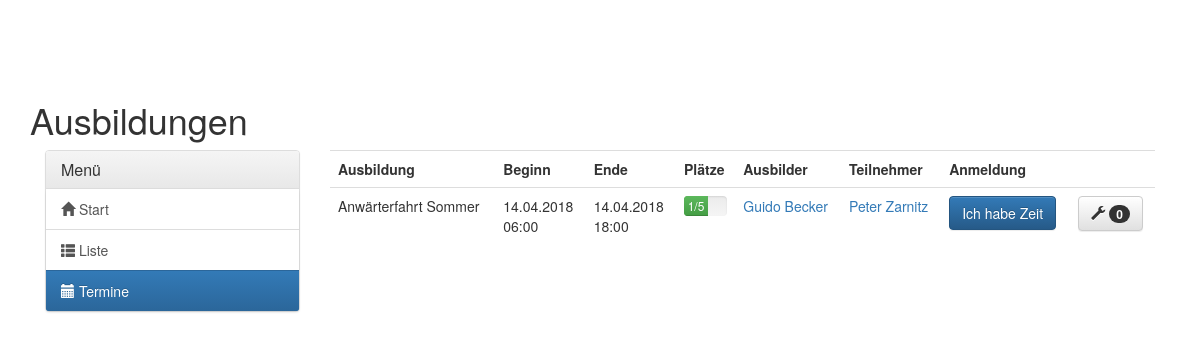
/ausbildung/termine/ (signed in), run on the app's committed database.
### trainings/models.py (models this page shows, shortened)
class TrainingEvent(models.Model):
    training_event_id = models.AutoField(primary_key=True)
    training = models.ForeignKey(Training, verbose_name='Ausbildung')
    event_start = models.DateTimeField(verbose_name='Beginn')
    event_end = models.DateTimeField(verbose_name='Ende')
    max_member = models.IntegerField(verbose_name='Max. Teilnehmerzahl')
    direct_registration = models.BooleanField(verbose_name="Direktanmeldung möglich", default=True)
    trainer = models.ManyToManyField(Member, related_name='trainer')
    participants = models.ManyToManyField(Member, through='Participates_in_trainingevent',
                                          through_fields=('trainingevent', 'member'), related_name='participants')
    possible_participants = models.ManyToManyField(Member, through='Possible_participates_in_trainingevent',
                                                   through_fields=('trainingevent', 'member'), related_name='possible_participants')
    class Meta:
        verbose_name_plural = 'Ausbildungstermine'
        verbose_name = 'Ausbildungstermin'
    def getMemberCount(self):
        return self.participants.count()

class Training(models.Model):
    name = models.CharField(primary_key=True, max_length=50, verbose_name='Name')
    prerequisites = models.ManyToManyField("self", through='Prerequisites_for_training',
                                           through_fields=('post_training', 'pre_training'),
                                           verbose_name='Voraussetzungen',
                                           symmetrical=False,
                                           related_name='with_prerequisite')
    category = models.ForeignKey(TrainingCategory, on_delete=models.CASCADE, verbose_name='Kategorie', null=True)
    class Meta:
        verbose_name_plural = 'Ausbildungen'
        verbose_name = 'Ausbildung'

### member_administration/models.py (models this page shows, shortened)
class Member(models.Model):
    user = models.OneToOneField(User, on_delete=models.CASCADE)
    mobile = models.CharField(max_length=20, verbose_name='Handynummer', null=True, blank=True)
    adress_street = models.CharField(max_length=100, verbose_name='Straße & Hnr.', null=True, blank=True)
    adress_plz = models.CharField(max_length=6, verbose_name='PLZ', null=True, blank=True)
    adress_city = models.CharField(max_length=100, verbose_name='Stadt', null=True, blank=True)
    birthdate = models.DateField(verbose_name='Geburtsdatum', null=True, blank=True)
    bw_join = models.DateField(verbose_name='Bergwacht-Eintritt', null=True, blank=True)
    status = models.CharField(max_length=3, choices=STATUS_CHOICES, default='ANW')
    dutygroups = models.ManyToManyField(DutyGroup, through='Members_in_Dutygroup',
                                        through_fields=('member', 'dutygroup'), related_name='dutygroups')
    class Meta:
        verbose_name_plural = 'Mitglieder'
        ordering = ['status', 'user__last_name']

### trainings/views.py (the view)
@login_required
def training_dates(request):
    training_events = TrainingEvent.objects.order_by('event_start')
    return render(request, 'trainings/training_dates.html',
                  {'training_events': training_events, 'current_member': Member.objects.get(user=request.user),
                   'nav': 'dates'})

### trainings/templates/trainings/training_dates.html (shortened to what this page needs)
{% extends 'training_base.html' %}
{% block training_content %}
<div class="table-responsive">
    <table class="table">
        <tr>
            <th>Ausbildung</th>
            <th>Beginn</th>
            <th>Ende</th>
            <th>Plätze</th>
            <th>Ausbilder</th>
            <th>Teilnehmer</th>
            <th>Anmeldung</th>
            <th></th>
        </tr>
        {% for trainingevent in training_events %}
        <tr>
            <td>{{ trainingevent.training.name }}</td>
            <td>{{ trainingevent.event_start|date:'d.m.Y' }}<br>{{ trainingevent.event_start|date:'H:i' }}</td>
            <td>{{ trainingevent.event_end|date:'d.m.Y' }}<br>{{ trainingevent.event_end|date:'H:i' }}</td>
            <td>
                <div class="progress">
                    {% if trainingevent.getMemberCount <= trainingevent.max_member %}
                    <div class="progress-bar progress-bar progress-bar-success" role="progressbar"
                         aria-valuenow="{{ trainingevent.getMemberCount }}*100%/{{ trainingevent.minaek }}"
                         aria-valuemin="0"
                         aria-valuemax="100"
                         style="min-width: 2em; width: calc({{ trainingevent.getMemberCount }}*100%/{{ trainingevent.max_member }});">
                        {{ trainingevent.getMemberCount }}/{{ trainingevent.max_member }}
                    </div>
                    {% endif %}
                </div>
            </td>
            <td>{% for trainer in trainingevent.trainer.all %}
                <a href="{% url 'member_administration:member_detail' trainer.user.username %}">
                    {{ trainer.user.first_name}} {{ trainer.user.last_name }}</a>
                <br>
                {% endfor %}
            </td>
            <td>
                {% for member in trainingevent.participants.all %}
                <a href="{% url 'member_administration:member_detail' member.user.username %}">
                    {{ member.user.first_name}} {{ member.user.last_name }}</a>
                <br>
                {% endfor %}
            </td>
            <td>
                {% if not trainingevent.direct_registration %}
                {% if current_member in trainingevent.possible_participants.all %}
                <a href="{% url 'trainings:deregister_time_for_training' trainingevent.training_event_id %}"
                   class="btn btn-danger"
                   role="button">Keine Zeit mehr</a>
                {% else %}
                {% if current_member in trainingevent.participants.all %}
                <a href="#" class="btn btn-success disabled" role="button">Angemeldet</a>
                {% else %}
                <a href="{% url 'trainings:register_time_for_training' trainingevent.training_event_id %}"
                   class="btn btn-primary"
                   role="button">Ich habe Zeit</a>
                {% endif %}
                {% endif %}
                {% endif %}
            </td>
            <td>
                {% if perms.trainings.can_add_participates_in_trainingevent %}
                <a href="{% url 'trainings:permit_for_training' trainingevent.training_event_id %}"
                   class="btn btn-default"><span class="glyphicon glyphicon-wrench"
                                                 aria-hidden="true"></span> <span class="badge">{{ trainingevent.possible_participants.all | length }}</span></a>
                {% endif %}
            </td>
        </tr>
        {% endfor %}
    </table>
</div>
{% endblock %}

### data on the page
TrainingEvent: training.name "Anwärterfahrt Sommer", event_start "14.04.2018", event_start "06:00", event_end "14.04.2018", event_end "18:00", getMemberCount "1", max_member "5", direct_registration "Ich habe Zeit", possible_participants.all|length "0"
Member: user.first_name "Guido", user.last_name "Becker"
Member: user.first_name "Peter", user.last_name "Zarnitz"
